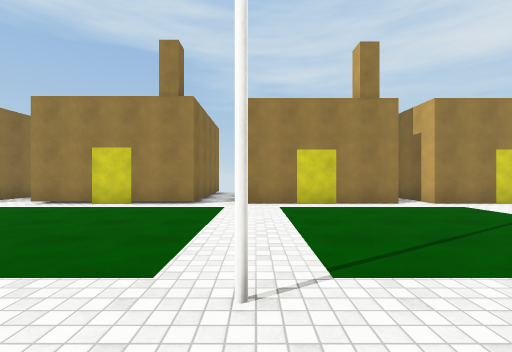
View 1 (above)

15 first-person views from a walk through a Unity game level. The camera is 1.4 m above the floor, looks level and sees 90° across. The floor is counted in squares, 2 m on a side. Each view is taken from the middle of a square. On the plan, view 1 faces up. The plan holds only what a view shows up to about 9 squares ahead; the rest is blank. The place goes on beyond the plan. Surface patterns are stand-ins for the level's own textures.

View 2
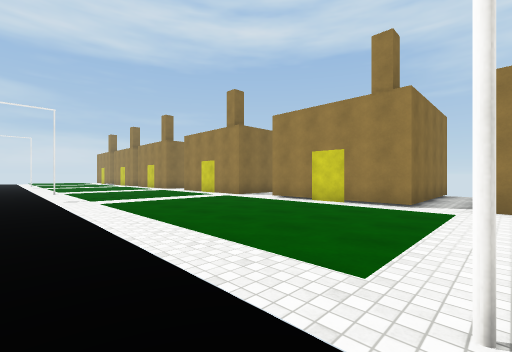

View 3
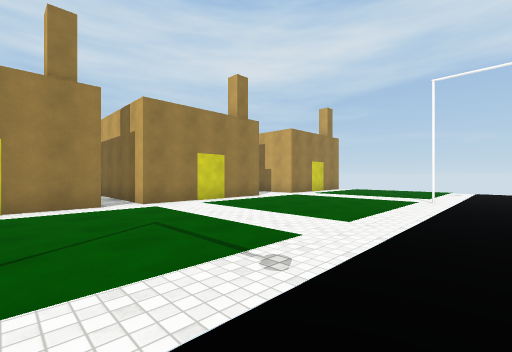

View 4
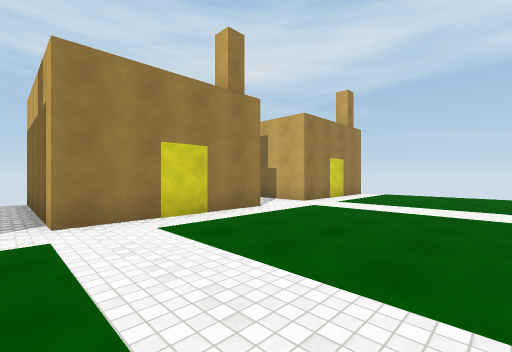

View 5
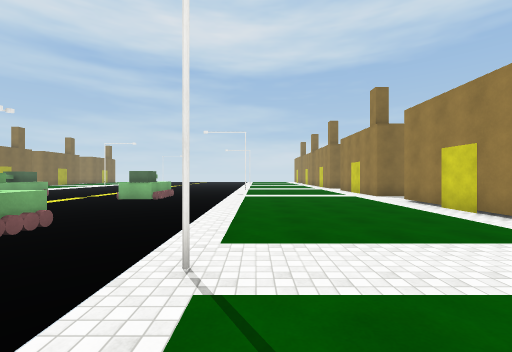

View 6
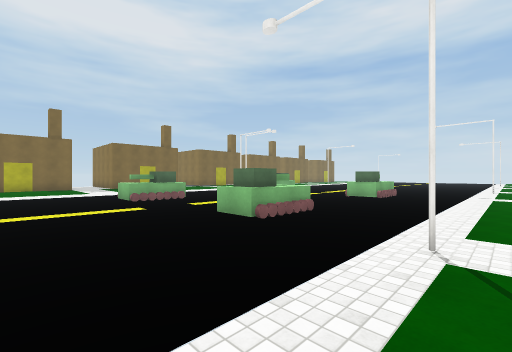

View 7
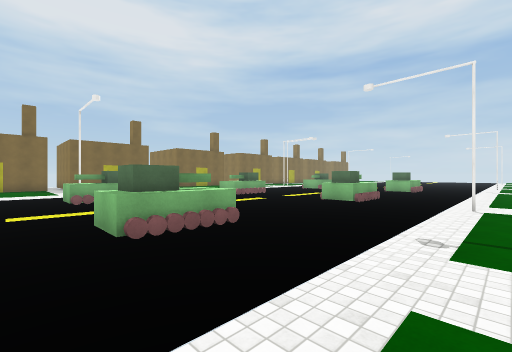

View 8
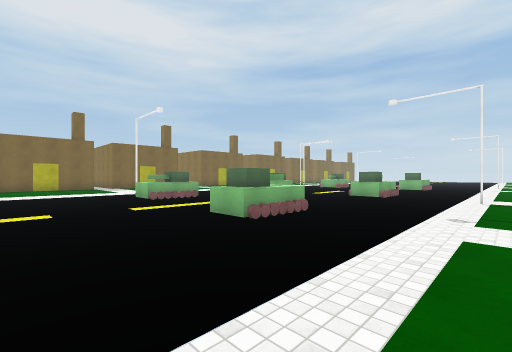

View 9
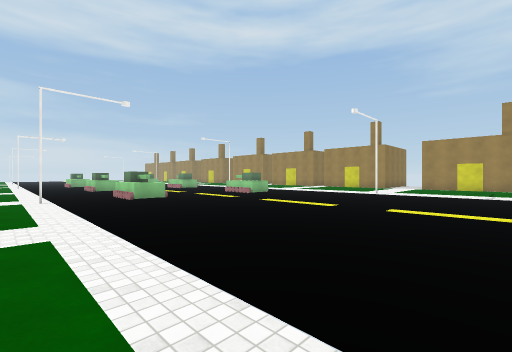

View 10
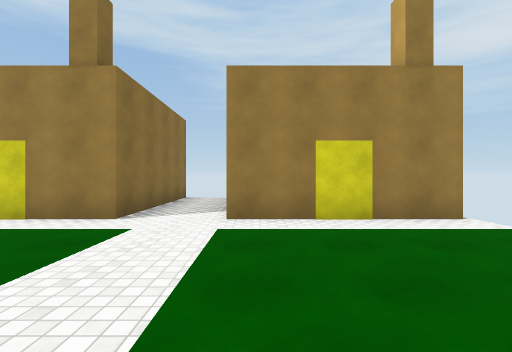

View 11
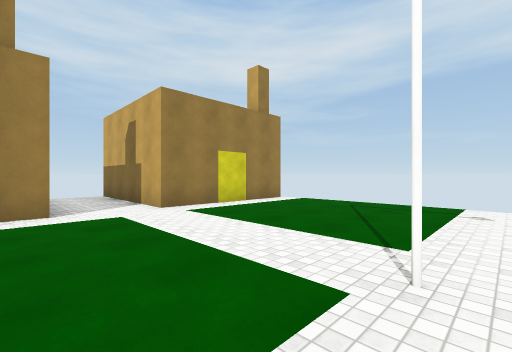

View 12
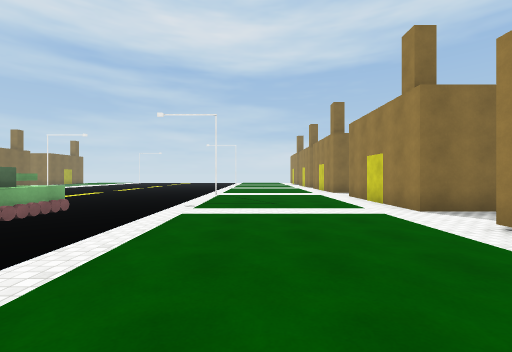

View 13
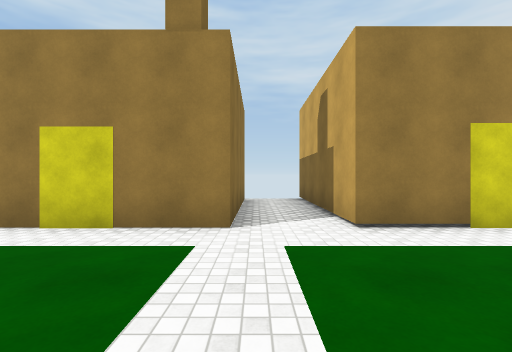

View 14
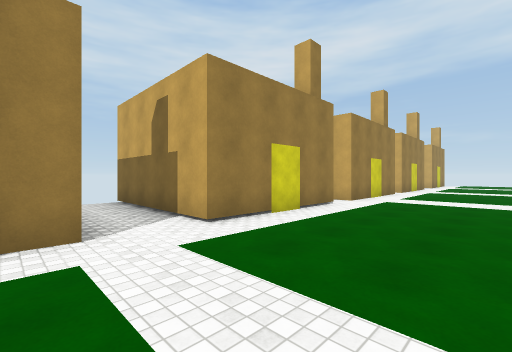

View 15
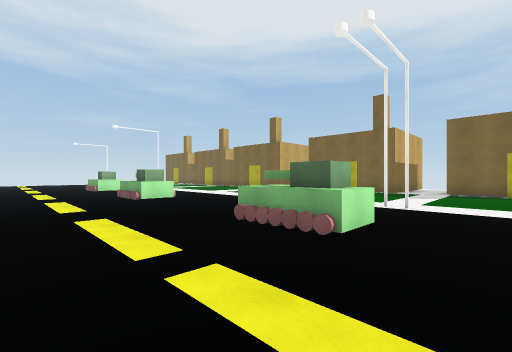

### Floor plan
Key: @ floor where view 1 was taken; # wall or solid block; . floor; H house; O other object.
Columns run from 10 left of view 1 to 15 right of it. Each row starts with its distance up from view 1.
 11    HH   H      H   H H
 10   H..H  H.    .H  H..H
  9   H..H  H.    .H  H..H
  8   H..H  H.    .H  H..H
  7 HHH..HHHH.HHHH.HHHH..HHHHH
  6 .........................
  5 .........................
  4 .........................
  3 .........................
  2 .........................
  1 ..........#.........#....
  0 ..........@....   .......
 -1 ...O...........      ....
 -2 .. OO...OOO... OO   .....
 -3  . ........... ... ......
 -4    ........... ..........
 -5    .  .................
 -6    OO ...OO...OO.....
 -7       ...OO...OO....
 -8        ... .........
 -9  ..#        ...#........
-10  ....       .............
-11  ....
-12  ....
-13  ...
-14
-15  HH

Where each view was taken, in squares from view 1:
view 1: 0 up, 0 right, facing up
view 2: 0 up, 0 right, facing up-left
view 3: 0 up, 2 right, facing up-right
view 4: 2 up, 4 right, facing up-right
view 5: 2 up, 2 right, facing left
view 6: 2 up, 3 right, facing down-left
view 7: 2 up, 7 right, facing down-left
view 8: 2 up, 9 right, facing down-left
view 9: 10 down, 14 right, facing up-left
view 10: 2 up, 11 right, facing up
view 11: 1 up, 8 right, facing up-right
view 12: 3 up, 2 left, facing left
view 13: 3 up, 7 left, facing up
view 14: 3 up, 8 left, facing up-right
view 15: 3 down, 9 left, facing down-right
